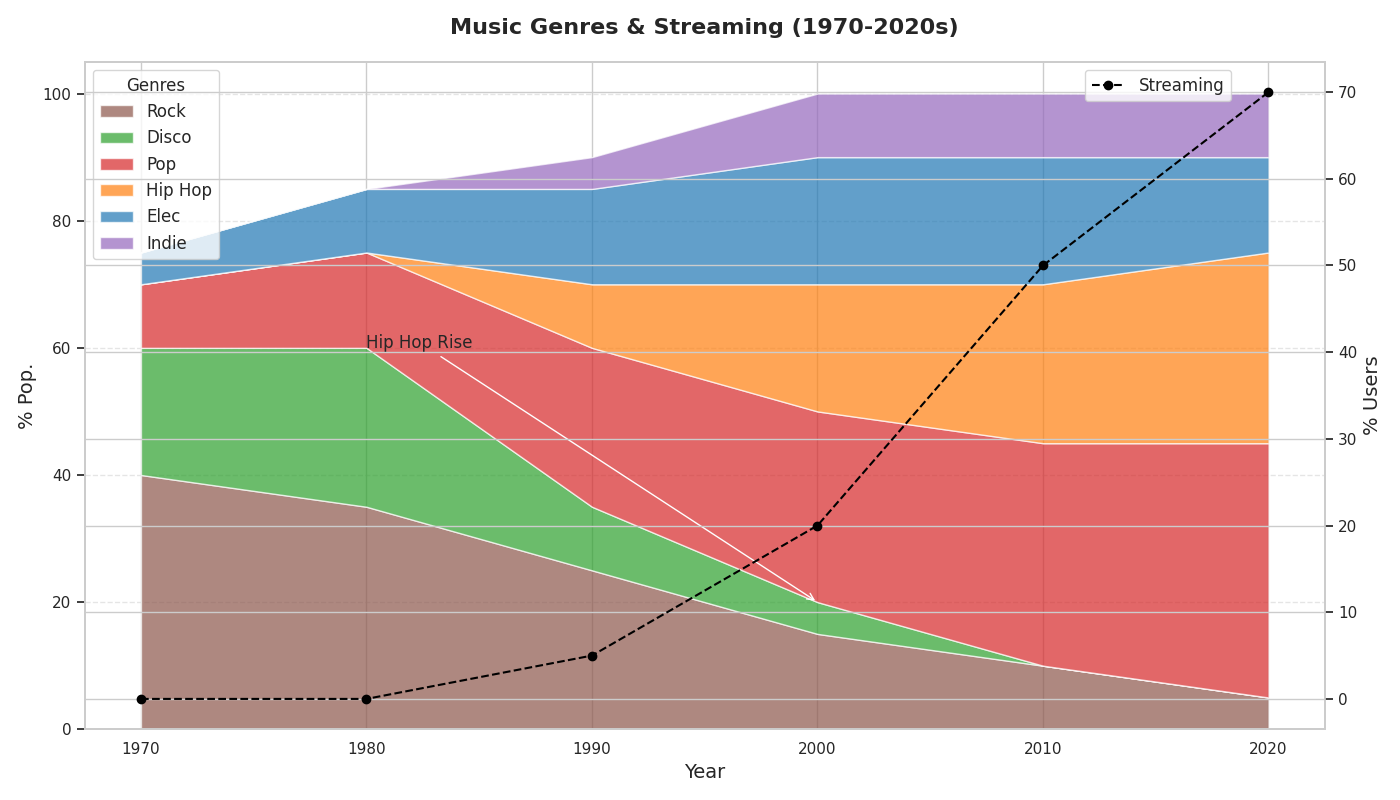

Source code (Python):
import numpy as np
import matplotlib.pyplot as plt

decades = np.arange(1970, 2030, 10)

rock = [40, 35, 25, 15, 10, 5]
disco = [20, 25, 10, 5, 0, 0]
pop = [10, 15, 25, 30, 35, 40]
hip_hop = [0, 0, 10, 20, 25, 30]
electronic = [5, 10, 15, 20, 20, 15]
indie = [0, 0, 5, 10, 10, 10]

stacked_data = np.vstack([rock, disco, pop, hip_hop, electronic, indie])

streaming_services = [0, 0, 5, 20, 50, 70]

fig, ax1 = plt.subplots(figsize=(14, 8))

# Shuffled colors
ax1.stackplot(decades, stacked_data, labels=['Rock', 'Disco', 'Pop', 'Hip Hop', 'Elec', 'Indie'],
              colors=['#8c564b', '#2ca02c', '#d62728', '#ff7f0e', '#1f77b4', '#9467bd'], alpha=0.7)

ax1.set_xlabel("Year", fontsize=14)
ax1.set_ylabel("% Pop.", fontsize=14)
ax1.set_title("Music Genres & Streaming (1970-2020s)", fontsize=16, fontweight='bold', pad=20)
ax1.set_xticks(decades)
ax1.grid(axis='y', linestyle='--', alpha=0.5)

ax1.annotate('Hip Hop Rise', xy=(2000, 20), xytext=(1980, 60),
             arrowprops=dict(facecolor='black', arrowstyle='->'), fontsize=12)

ax2 = ax1.twinx()
ax2.plot(decades, streaming_services, label='Streaming', color='black', linestyle='--', marker='o')
ax2.set_ylabel("% Users", fontsize=14)

ax1.legend(loc='upper left', fontsize=12, title='Genres', bbox_to_anchor=(0, 1))
ax2.legend(loc='upper left', fontsize=12, bbox_to_anchor=(0.8, 1))

plt.tight_layout()
plt.show()
